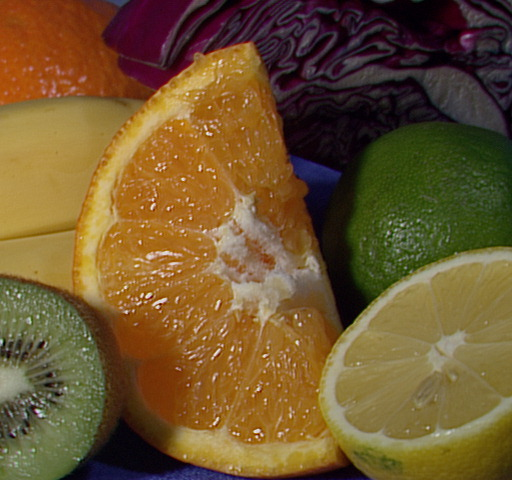
//> input picture opencv_examples/cameraCalibration/fruits.jpg, 512 x 480 px
$ ./main   (built with g++ and OpenCV 4)
//> lines starting //> are read from the running program, lines starting //| are printed output that depends on the picture
//
//  main.cpp
//  filter_Gabor2D
//
//  Created by Yongduek Seo on 2014. 9. 24..
//  Copyright (c) 2014년 Yongduek Seo. All rights reserved.
//


#include <iostream>
#include <opencv2/opencv.hpp>
using namespace std;

int main(int argc, const char * argv[])
{
    // bit plane images
    cv::Mat input = cv::imread ("fruits.jpg"); // color image
//> input is the input picture: 480 rows x 512 cols, CV_8UC3; mean B, G, R 46.2, 85.6, 110.8
    if (input.data==0) {
        cerr << "image open error" << endl;
        return 0;
    }
    cv::Mat output;

//    cv::Mat kernel = cv::getGaborKernel(cv::Size(125,125), // ksize – Size of the filter returned.
//                                        7, //  sigma  – Standard deviation of the gaussian envelope.
//                                        CV_PI/10,//0,//CV_PI/4, // theta – Orientation of the normal to the parallel stripes of a Gabor function.
//                                        10000, // lambd – Wavelength of the sinusoidal factor.
//                                        .2, // gamma – Spatial aspect ratio.
//                                        0., // psi - phase offset
//                                        CV_64F // or CV_32F (float)
//                                        );

    cv::Mat kernel = cv::getGaborKernel(cv::Size(125,125), // ksize – Size of the filter returned.
                                        7, //  sigma  – Standard deviation of the gaussian envelope.
                                        0,//CV_PI/4, // theta – Orientation of the normal to the parallel stripes of a Gabor function.
                                        7*2, // lambd – Wavelength of the sinusoidal factor.
                                        1., // gamma – Spatial aspect ratio.
                                        0., // psi - phase offset
                                        CV_64F // or CV_32F (float)
                                        );

    //
    cv::Mat kernel_view;
    double minVal, maxVal;
    cv::minMaxLoc(kernel, &minVal, &maxVal); //find minimum and maximum intensities
    printf ("kernel = [%lg, %lg]\n", minVal, maxVal);
    kernel.convertTo(kernel_view, CV_8U, 255.0/(maxVal - minVal), -minVal * 255.0/(maxVal - minVal));

    cv::imshow("kernel", kernel_view);
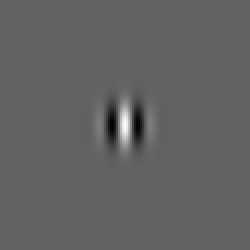
//> window 'kernel': 125 rows x 125 cols, CV_8UC1 (shown 2 times larger); min 0, max 255, mean 98
    cv::waitKey();

    cv::filter2D(input, output, 0/*output depth is equal to input.depth()*/, kernel);
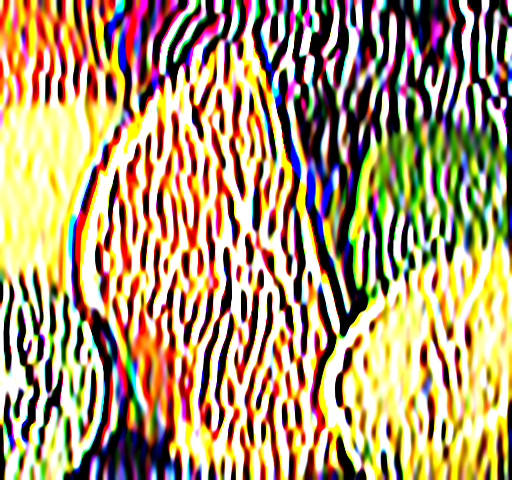
//> output: 480 rows x 512 cols, CV_8UC3; mean B, G, R 113.7, 151.6, 175.4

    cv::imshow("input", input);
    cv::imshow("output shapening", output);
    cv::waitKey();
    return 0;
}

// EOF //

$ run again, with opencv_examples/cameraCalibration/left01.jpg copied over opencv_examples/cameraCalibration/fruits.jpg
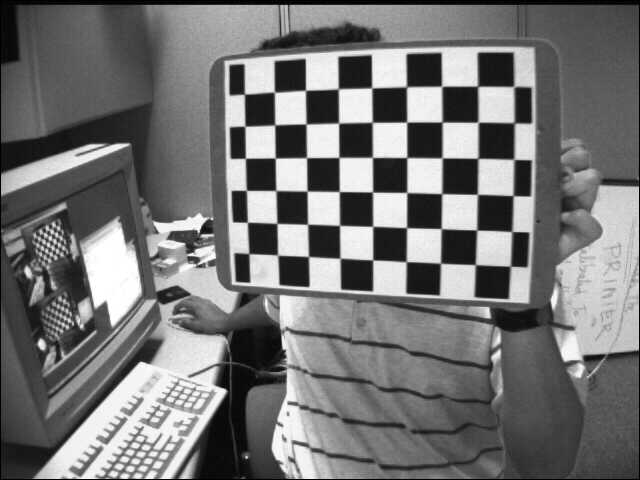
//> input picture opencv_examples/cameraCalibration/left01.jpg, 640 x 480 px
//> input is the input picture: 480 rows x 640 cols, CV_8UC3; min 0, max 255, mean 116.6
//> `cv::filter2D(input, output, 0/*output depth is equal to input.depth()*..`:
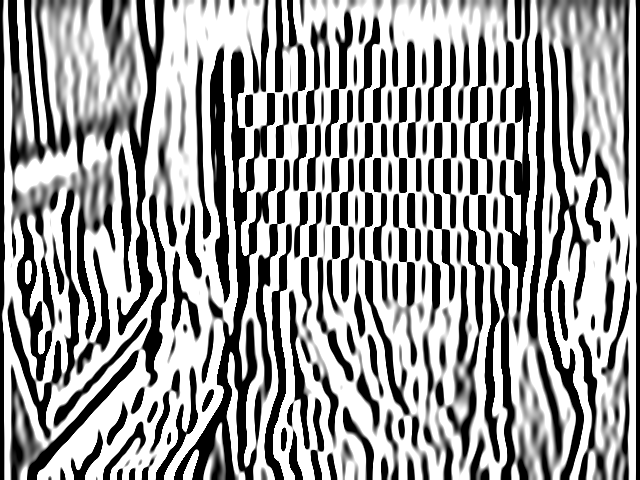
//> output: 480 rows x 640 cols, CV_8UC3; min 0, max 255, mean 153.5

$ run again, with opencv_examples/cameraCalibration/left02.jpg copied over opencv_examples/cameraCalibration/fruits.jpg
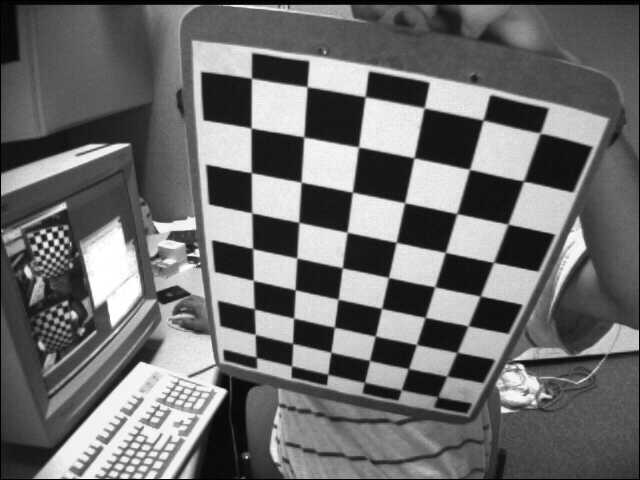
//> input picture opencv_examples/cameraCalibration/left02.jpg, 640 x 480 px
//> input is the input picture: 480 rows x 640 cols, CV_8UC3; min 0, max 255, mean 109
//> `cv::filter2D(input, output, 0/*output depth is equal to input.depth()*..`:
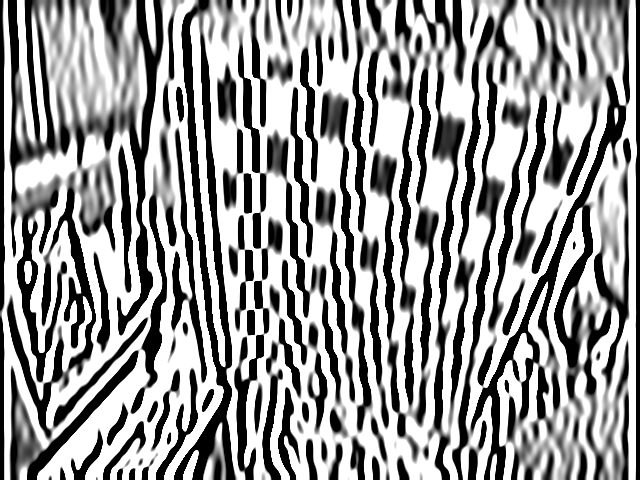
//> output: 480 rows x 640 cols, CV_8UC3; min 0, max 255, mean 151.2

$ run again, with opencv_examples/cameraCalibration/left03.jpg copied over opencv_examples/cameraCalibration/fruits.jpg
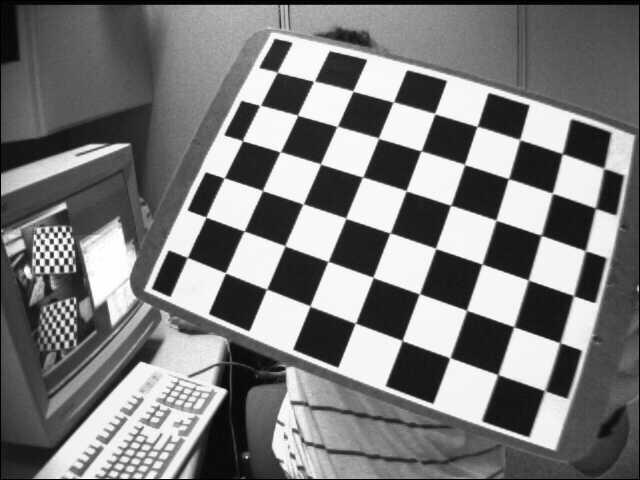
//> input picture opencv_examples/cameraCalibration/left03.jpg, 640 x 480 px
//> input is the input picture: 480 rows x 640 cols, CV_8UC3; min 0, max 255, mean 122.9
//> `cv::filter2D(input, output, 0/*output depth is equal to input.depth()*..`:
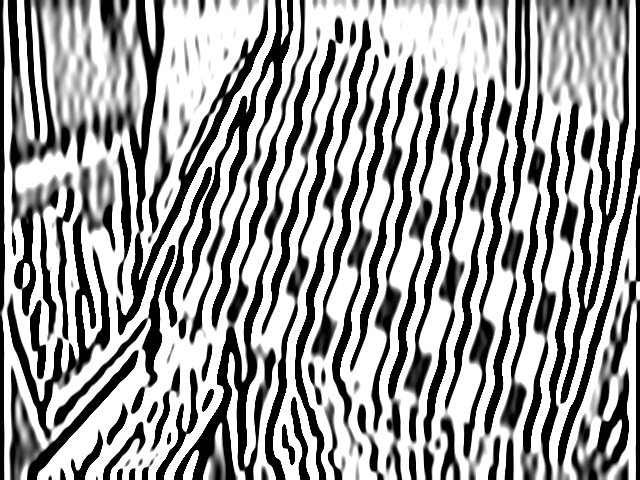
//> output: 480 rows x 640 cols, CV_8UC3; min 0, max 255, mean 154.4
